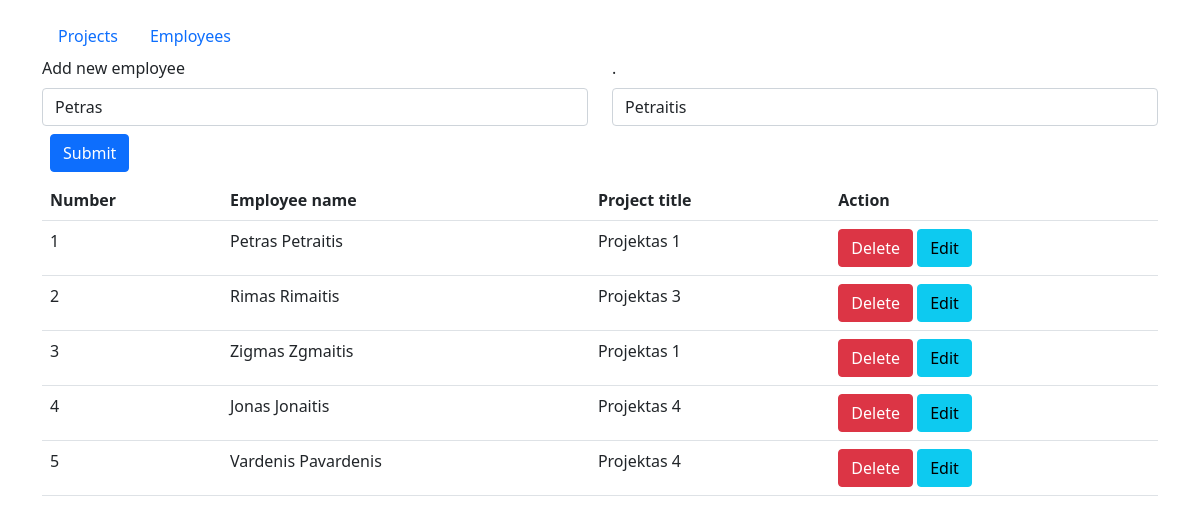
/index.php?action=employees&edit_employee=1, run on the app's committed database.
### tables this page shows
CREATE TABLE `employees` (
  `employee_id` int(11) NOT NULL AUTO_INCREMENT,
  `first_name` varchar(255) NOT NULL,
  `last_name` varchar(255) NOT NULL,
  `project` int(11) DEFAULT NULL,
  PRIMARY KEY (`employee_id`),
  KEY `fk_idx` (`project`),
  CONSTRAINT `fk` FOREIGN KEY (`project`) REFERENCES `employees` (`employee_id`) ON DELETE CASCADE ON UPDATE CASCADE
);

CREATE TABLE `projects` (
  `project_id` int(11) NOT NULL AUTO_INCREMENT,
  `project_title` varchar(255) NOT NULL,
  PRIMARY KEY (`project_id`)
);

### process.php (the view, shortened to what this page needs)
<?php
$servername = "localhost";
$username = "root";
$password = "mysql";
$db_name = "proj_man2";
$conn = mysqli_connect($servername, $username, $password, $db_name);
$sql_employees =
        "SELECT employees.employee_id, concat_ws(' ', employees.first_name, employees.last_name ) as employees, projects.project_title
        FROM employees
        LEFT JOIN projects
        ON employees.project = projects.project_id
        ORDER BY employees.employee_id;";
$result_employees = mysqli_query($conn, $sql_employees);
function display_employees ($result_employees) {
    $i=1;
    if (mysqli_num_rows($result_employees) > 0) {
        while($row = mysqli_fetch_assoc($result_employees)) {
            echo "<tr>";
            echo "<td>" . $i++ . "</td>
                  <td>" . $row["employees"] . "</td>
                  <td>" . $row["project_title"] . "</td>
                  <td><a href='process.php?delete_employee=". $row['employee_id'] ."'><button class='btn btn-danger' type='submit'>Delete</button></a>
                      <a href='index.php?action=employees&edit_employee=". $row["employee_id"] ."'><button class='btn btn-info' type='submit'>Edit</button>
                  </td>";
            echo "</tr>";
        }
    } else {
        echo "0 results";
    }
}
if (isset($_GET['edit_employee'])) {
    $id = $_GET['edit_employee'];
    $sql_edit_employee = "SELECT first_name, last_name FROM employees WHERE employee_id= $id";
    $edit_employee = mysqli_query($conn, $sql_edit_employee);
    $row = mysqli_fetch_assoc($edit_employee);
    if (mysqli_num_rows($edit_employee) > 0) {
        $first_name = $row['first_name'];
        $last_name = $row['last_name'];
    }
}
?>

### index.php (shortened to what this page needs)
<!DOCTYPE html>
<html lang="en">
<head>
    <link href="https://cdn.jsdelivr.net/npm/bootstrap@5.0.0-beta1/dist/css/bootstrap.min.css" rel="stylesheet">
</head>
<body>
<?php require 'process.php'; ?>
<div class="container mt-3">
<div class="justify-content-center">
    <ul class="nav">
        <li class="nav-item">
            <a class="nav-link active" href="?action=projects">Projects</a>
        </li>
        <li class="nav-item">
            <a  class="nav-link" href="?action=employees">Employees</a>
        </li>
    </ul>
    <table class="table">
        <?php if(isset($_GET['action']) and $_GET['action'] == 'employees') { ?>
            <form class="row " action="process.php" method="POST">
                <div class="row">
                    <div  class="col">
                        <label class="form-label" for="first_name">Add new employee</label>
                        <input class="form-control" type="text" name="first_name" placeholder="Enter employee first name" value="<?php echo $first_name ?>">
                    </div>
                    <div class="col">
                        <label class="form-label" for="last_name">.</label>
                        <input class="form-control" type="text" name="last_name" placeholder="Enter employee last name" value="<?php echo $last_name ?>">
                    </div>
                </div>
                <div class="g-3 p-2">
                    <button class="btn btn-primary" type="submit" name="save_employee">Submit</button>
                </div>
            </form>
            <tr>
                <th>Number</th>
                <th>Employee name</th>
                <th>Project title</th>
                <th>Action</th>
            </tr>
        <?php display_employees ($result_employees);
            }; ?>
    </table>
</div>
</div>
</body>
</html>

### data on the page
employees: first_name "Petras", last_name "Petraitis", employees "Petras Petraitis", projects.project_title "Projektas 1"
employees: employees "Rimas Rimaitis", projects.project_title "Projektas 3"
employees: employees "Zigmas Zgmaitis", projects.project_title "Projektas 1"
employees: employees "Jonas Jonaitis", projects.project_title "Projektas 4"
employees: employees "Vardenis Pavardenis", projects.project_title "Projektas 4"
